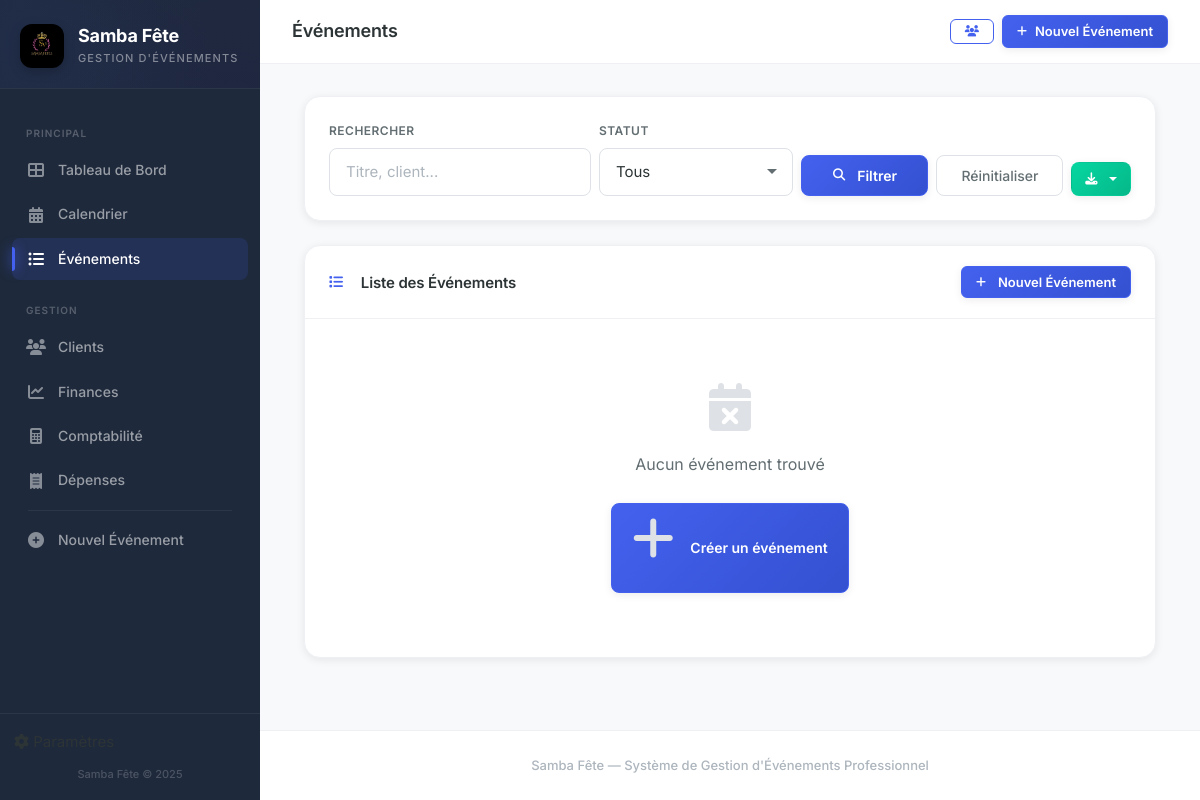
Page /evenements on the earlier database version.
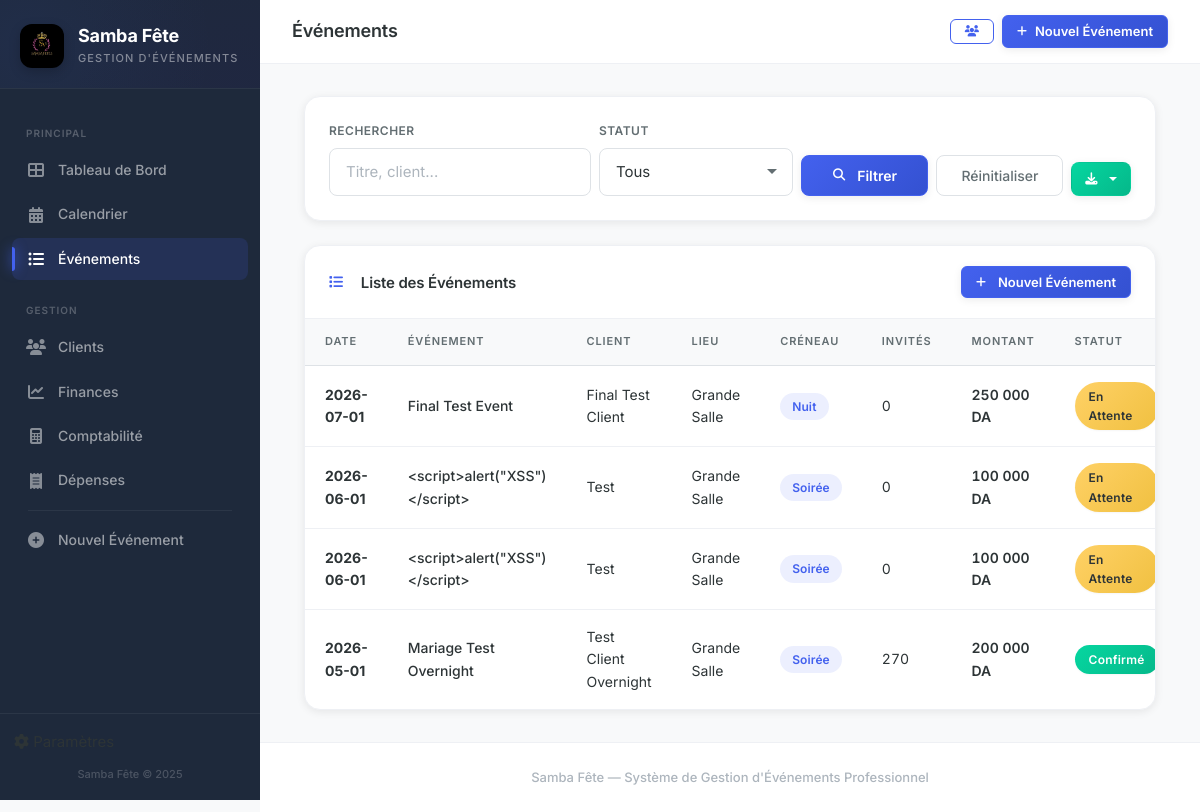
Same page on the later database version.
### tables this page shows
CREATE TABLE events (
            id INTEGER PRIMARY KEY AUTOINCREMENT,
            title TEXT NOT NULL,
            client_id INTEGER NOT NULL,
            venue_id INTEGER NOT NULL,
            venue_id2 INTEGER,
            event_type TEXT NOT NULL,
            event_date TEXT NOT NULL,
            time_slot TEXT NOT NULL,
            guests_men INTEGER DEFAULT 0,
            guests_women INTEGER DEFAULT 0,
            status TEXT DEFAULT 'en attente',
            notes TEXT,
            total_amount REAL DEFAULT 0,
            deposit_required REAL DEFAULT 20000,
            created_at TEXT DEFAULT (datetime('now','localtime')),
            updated_at TEXT DEFAULT (datetime('now','localtime')),
            FOREIGN KEY (client_id) REFERENCES clients(id),
            FOREIGN KEY (venue_id) REFERENCES venues(id),
            FOREIGN KEY (venue_id2) REFERENCES venues(id)
        );

CREATE TABLE clients (
            id INTEGER PRIMARY KEY AUTOINCREMENT,
            name TEXT NOT NULL,
            phone TEXT NOT NULL,
            phone2 TEXT,
            email TEXT,
            address TEXT,
            created_at TEXT DEFAULT (datetime('now','localtime'))
        );

CREATE TABLE venues (
            id INTEGER PRIMARY KEY AUTOINCREMENT,
            name TEXT NOT NULL,
            capacity_men INTEGER DEFAULT 0,
            capacity_women INTEGER DEFAULT 0,
            is_active INTEGER DEFAULT 1
        );

### app.py (the view)
@app.route('/evenements')
def event_list():
    db = get_db()
    status_filter = request.args.get('status', '')
    search = request.args.get('q', '').strip()
    query = ("SELECT e.*, c.name as client_name, v.name as venue_name FROM events e "
             "JOIN clients c ON e.client_id=c.id JOIN venues v ON e.venue_id=v.id WHERE 1=1")
    params = []
    if status_filter:
        query += " AND e.status=?"
        params.append(status_filter)
    if search:
        query += " AND (e.title LIKE ? OR c.name LIKE ?)"
        params.extend([f'%{search}%', f'%{search}%'])
    query += " ORDER BY e.event_date DESC"
    events = db.execute(query, params).fetchall()
    db.close()
    return render_template('event_list.html', events=events, statuses=EVENT_STATUSES,
                           status_filter=status_filter, search=search)

### app.py (called while the page is built)
def format_da(amount):
    try:
        return f"{float(amount):,.0f} DA".replace(",", " ")
    except (ValueError, TypeError):
        return "0 DA"

### models.py (called while the page is built)
def get_db():
    conn = sqlite3.connect(DB_PATH, timeout=10)
    conn.row_factory = sqlite3.Row
    conn.execute("PRAGMA foreign_keys = ON")
    return conn

### templates/event_list.html (shortened to what this page needs)
{% extends "base.html" %}
{% block page_title %}Événements{% endblock %}
{% block content %}
<div class="container-fluid">
    <div class="card-custom mb-4">
        <div class="card-body-custom">
            <form method="GET" class="row g-2 align-items-end">
                <div class="col-md-4">
                    <label class="form-label-elegant">Rechercher</label>
                    <input type="text" name="q" class="form-input-elegant" placeholder="Titre, client..."
                           value="{{ search }}">
                </div>
                <div class="col-md-3">
                    <label class="form-label-elegant">Statut</label>
                    <select name="status" class="form-input-elegant">
                        <option value="">Tous</option>
                    </select>
                </div>
                <div class="col-md-2">
                    <button type="submit" class="btn btn-primary w-100">
                        <i class="fas fa-search me-1"></i> Filtrer
                    </button>
                </div>
                <div class="col-md-2">
                    <a href="{{ url_for('event_list') }}" class="btn btn-outline-secondary w-100">
                        Réinitialiser
                    </a>
                </div>
                <div class="col-md-1">
                    <div class="dropdown">
                        <button class="btn btn-success w-100 dropdown-toggle" type="button" data-bs-toggle="dropdown">
                            <i class="fas fa-download"></i>
                        </button>
                    </div>
                </div>
            </form>
        </div>
    </div>
    <div class="card-custom">
        <div class="card-header-custom">
            <h5 class="mb-0"><i class="fas fa-list me-2"></i>Liste des Événements</h5>
            <a href="{{ url_for('event_form') }}" class="btn btn-sm btn-primary">
                <i class="fas fa-plus me-1"></i>Nouvel Événement
            </a>
        </div>
        <div class="card-body-custom" style="padding: 0;">
            {% if events %}
            <div class="table-responsive">
                <table class="table-elegant">
                    <thead>
                        <tr>
                            <th>Date</th>
                            <th>Événement</th>
                            <th>Client</th>
                            <th>Lieu</th>
                            <th>Créneau</th>
                            <th>Invités</th>
                            <th>Montant</th>
                            <th>Statut</th>
                        </tr>
                    </thead>
                    <tbody>
                        {% for e in events %}
                        <tr class="clickable-row" onclick="window.location='{{ url_for('event_detail', event_id=e.id) }}'">
                            <td>
                                <strong>{{ e.event_date[:10] }}</strong>
                            </td>
                            <td style="font-weight: 500;">{{ e.title }}</td>
                            <td>{{ e.client_name }}</td>
                            <td>{{ e.venue_name }}</td>
                            <td><span class="badge-slot">{{ e.time_slot }}</span></td>
                            <td style="font-variant-numeric: tabular-nums;">{{ e.guests_men + e.guests_women }}</td>
                            <td style="font-variant-numeric: tabular-nums; font-weight: 600;">{{ e.total_amount | format_da }}</td>
                            <td>
                                <span class="badge-status status-{{ e.status | replace(' ', '-') }}">
                                    {{ e.status }}
                                </span>
                            </td>
                        </tr>
                        {% endfor %}
                    </tbody>
                </table>
            </div>
            {% else %}
            <div class="empty-state">
                <i class="fas fa-calendar-times"></i>
                <p>Aucun événement trouvé</p>
                <a href="{{ url_for('event_form') }}" class="btn btn-primary">
                    <i class="fas fa-plus me-2"></i>Créer un événement
                </a>
            </div>
            {% endif %}
        </div>
    </div>
</div>
{% endblock %}

### templates/base.html (shortened to what this page needs)
<!DOCTYPE html>
<html lang="fr">
<head>
    <link href="https://cdn.jsdelivr.net/npm/bootstrap@5.3.3/dist/css/bootstrap.min.css" rel="stylesheet">
    <link href="https://cdnjs.cloudflare.com/ajax/libs/font-awesome/6.5.1/css/all.min.css" rel="stylesheet">
    <link href="{{ url_for('static', filename='css/style.css') }}" rel="stylesheet">
</head>
<body>
    <nav id="sidebar" class="sidebar">
        <div class="sidebar-header">
            <div class="logo-icon">
                <img src="{{ url_for('static', filename='img/logo.jpg') }}" alt="Samba Fête">
            </div>
            <div class="sidebar-brand">
                <div class="brand-name">Samba Fête</div>
                <div class="brand-tagline">Gestion d'Événements</div>
            </div>
        </div>
        <ul class="sidebar-nav">
            <li class="nav-section-title">Principal</li>
            <li class="nav-item">
                <a href="{{ url_for('index') }}" class="nav-link {% if request.endpoint == 'index' %}active{% endif %}">
                    <i class="fas fa-th-large"></i> <span>Tableau de Bord</span>
                </a>
            </li>
            <li class="nav-item">
                <a href="{{ url_for('calendar_view') }}" class="nav-link {% if request.endpoint == 'calendar_view' %}active{% endif %}">
                    <i class="fas fa-calendar-alt"></i> <span>Calendrier</span>
                </a>
            </li>
            <li class="nav-item">
                <a href="{{ url_for('event_list') }}" class="nav-link {% if request.endpoint == 'event_list' %}active{% endif %}">
                    <i class="fas fa-list-ul"></i> <span>Événements</span>
                </a>
            </li>
            <li class="nav-section-title">Gestion</li>
            <li class="nav-item">
                <a href="{{ url_for('client_list') }}" class="nav-link {% if request.endpoint == 'client_list' or request.endpoint == 'client_detail' %}active{% endif %}">
                    <i class="fas fa-users"></i> <span>Clients</span>
                </a>
            </li>
            <li class="nav-item">
                <a href="{{ url_for('financials') }}" class="nav-link {% if request.endpoint == 'financials' %}active{% endif %}">
                    <i class="fas fa-chart-line"></i> <span>Finances</span>
                </a>
            </li>
            <li class="nav-item">
                <a href="{{ url_for('accounting') }}" class="nav-link {% if request.endpoint == 'accounting' %}active{% endif %}">
                    <i class="fas fa-calculator"></i> <span>Comptabilité</span>
                </a>
            </li>
            <li class="nav-item">
                <a href="{{ url_for('expenses') }}" class="nav-link {% if request.endpoint == 'expenses' %}active{% endif %}">
                    <i class="fas fa-receipt"></i> <span>Dépenses</span>
                </a>
            </li>
            <li class="sidebar-divider"></li>
            <li class="nav-item">
                <a href="{{ url_for('event_form') }}" class="nav-link {% if request.endpoint == 'event_form' %}active{% endif %}">
                    <i class="fas fa-plus-circle"></i> <span>Nouvel Événement</span>
                </a>
            </li>
        </ul>
        <div class="sidebar-footer">
            <li class="nav-item" style="list-style: none;">
                <a href="{{ url_for('settings') }}" class="nav-link {% if request.endpoint == 'settings' %}active{% endif %}">
                    <i class="fas fa-cog"></i> <span>Paramètres</span>
                </a>
            </li>
            <div class="sidebar-footer-text" style="margin-top: 12px;">Samba Fête &copy; {{ now().year if now is defined else '2025' }}</div>
        </div>
    </nav>
    <div class="main-content">
        <nav class="topbar">
            <div class="topbar-title">
                {% block page_title %}Tableau de Bord{% endblock %}
            </div>
            <div class="topbar-actions">
                <a href="{{ url_for('client_list') }}" class="btn btn-outline-gold btn-sm" title="Clients">
                    <i class="fas fa-users"></i>
                </a>
                <a href="{{ url_for('event_form') }}" class="btn btn-primary btn-sm">
                    <i class="fas fa-plus"></i> <span class="d-none d-sm-inline">Nouvel Événement</span>
                </a>
            </div>
        </nav>
        <div class="page-content">
            {% block content %}{% endblock %}
        </div>
        <footer class="app-footer">
            Samba Fête &mdash; Système de Gestion d'Événements Professionnel
        </footer>
    </div>
</body>
</html>

Differences in the rows shown:
added events: event_date "2026-07-01", title "Final Test Event", client_name "Final Test Client", venue_name "Grande Salle", time_slot "Nuit", e.guests_men+e.guests_women "0", total_amount "250 000 DA", status "En Attente"
added events: event_date "2026-06-01", title "<script>alert(\"XSS\")</script>", client_name "Test", venue_name "Grande Salle", time_slot "Soirée", e.guests_men+e.guests_women "0", total_amount "100 000 DA", status "En Attente"
added events: event_date "2026-06-01", title "<script>alert(\"XSS\")</script>", client_name "Test", venue_name "Grande Salle", time_slot "Soirée", e.guests_men+e.guests_women "0", total_amount "100 000 DA", status "En Attente"
added events: event_date "2026-05-01", title "Mariage Test Overnight", client_name "Test Client Overnight", venue_name "Grande Salle", time_slot "Soirée", e.guests_men+e.guests_women "270", total_amount "200 000 DA", status "Confirmé"
Other differences:
text no longer shown: "Aucun événement trouvé Créer un événement"
text now shown: "DATE ÉVÉNEMENT CLIENT LIEU CRÉNEAU INVITÉS MONTANT STATUT"
